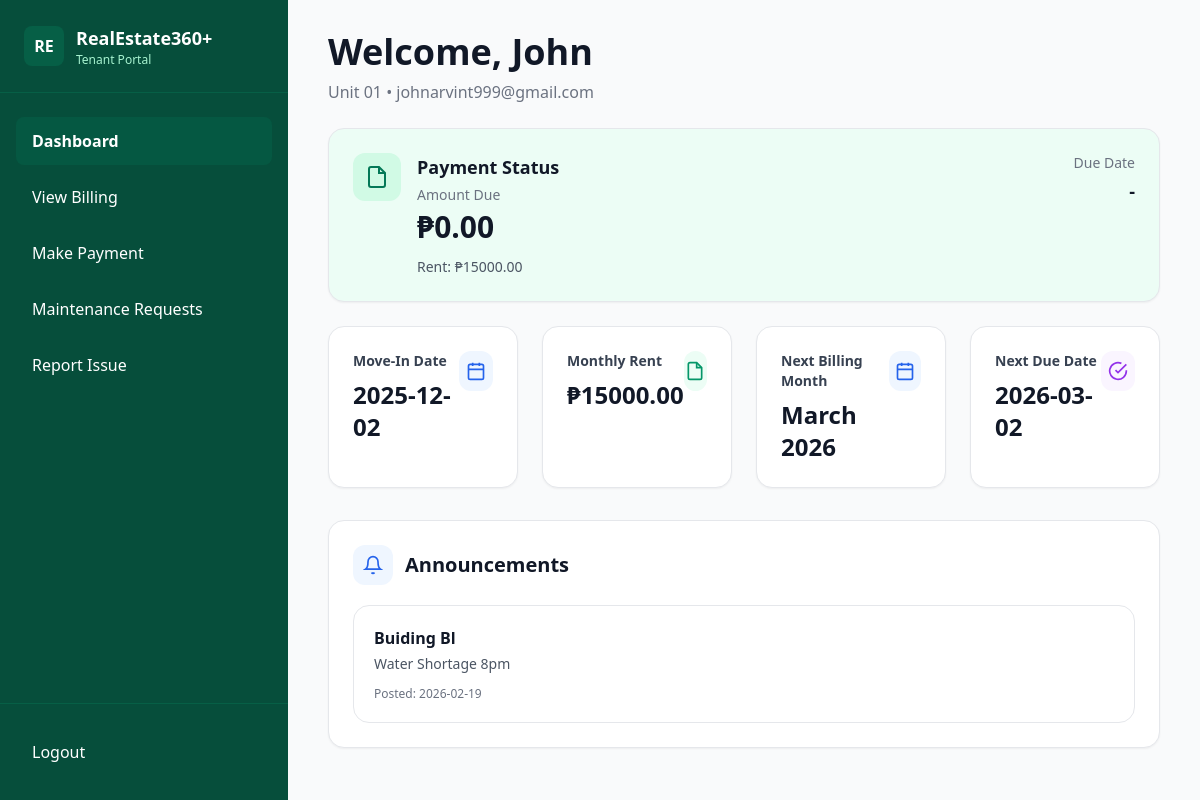
Page /tenant/ (signed in) on the committed database.
### accounts/models.py (models this page shows)
class User(AbstractUser):
    class Role(models.TextChoices):
        ADMIN = "ADMIN", "Admin"
        TENANT = "TENANT", "Tenant"
    role = models.CharField(max_length=10, choices=Role.choices, default=Role.TENANT)
    email = models.EmailField(unique=True)
    username = models.CharField(max_length=150, unique=True)  # keep for Django admin
    REQUIRED_FIELDS = ["username"]
    USERNAME_FIELD = "email"

### rentals/models.py (models this page shows, shortened)
class Lease(models.Model):
    tenant = models.ForeignKey(settings.AUTH_USER_MODEL, on_delete=models.CASCADE, limit_choices_to={"role": "TENANT"})
    unit = models.OneToOneField(Unit, on_delete=models.PROTECT)  # one active tenant per unit
    monthly_rent = models.DecimalField(max_digits=10, decimal_places=2)
    due_day = models.PositiveSmallIntegerField(default=5)  # e.g. due every 5th
    start_date = models.DateField()
    is_active = models.BooleanField(default=True)

class Unit(models.Model):
    number = models.CharField(max_length=10, unique=True)
    is_active = models.BooleanField(default=True)

### billing/models.py (models this page shows, shortened)
class MonthlyBill(models.Model):
    STATUS_CHOICES = [
        ("UNPAID", "Unpaid"),
        ("PAID", "Paid"),
    ]
    lease = models.ForeignKey("rentals.Lease", on_delete=models.CASCADE, related_name="monthly_bills")
    billing_month = models.DateField()  # recommended: month-start date (e.g., 2026-02-01)
    due_date = models.DateField(null=True, blank=True)
    base_rent = models.DecimalField(max_digits=12, decimal_places=2, default=0)
    water_amount = models.DecimalField(max_digits=12, decimal_places=2, default=0)
    interest = models.DecimalField(max_digits=12, decimal_places=2, default=0)
    total_due = models.DecimalField(max_digits=12, decimal_places=2, default=0)
    status = models.CharField(max_length=10, choices=STATUS_CHOICES, default="UNPAID")
    paid_at = models.DateTimeField(null=True, blank=True)
    payment_reference = models.CharField(max_length=80, blank=True, default="")
    class Meta:
        unique_together = ("lease", "billing_month")
        ordering = ("-billing_month",)

### announcements/models.py (models this page shows, shortened)
class Announcement(models.Model):
    title = models.CharField(max_length=150)
    body = models.TextField()
    is_active = models.BooleanField(default=True)
    created_by = models.ForeignKey(settings.AUTH_USER_MODEL, on_delete=models.SET_NULL, null=True)
    created_at = models.DateTimeField(auto_now_add=True)

### rentals/views.py (the view)
# urls.py: path("", views.tenant_dashboard, name="tenant_dashboard"),
@login_required
def tenant_dashboard(request):
    user = request.user
    profile = TenantProfile.objects.filter(user=user).first()
    lease = Lease.objects.filter(tenant=user, is_active=True).select_related("unit").first()
    announcements = Announcement.objects.filter(is_active=True).order_by("-created_at")[:5]
    current_bill = None
    next_billing_month = None
    next_due_date = None
    if lease:
        ensure_bills_since_move_in(lease)
        this_month = month_start(date.today())
        current_bill = (
            MonthlyBill.objects
            .filter(lease=lease, status="UNPAID")
            .order_by("billing_month")
            .first()
        )
        if current_bill:
            current_bill = get_or_update_monthly_bill(lease, current_bill.billing_month)
        next_billing_month = add_months(this_month, 1)
        ensure_bills_up_to(lease, next_billing_month)
        next_bill = MonthlyBill.objects.filter(lease=lease, billing_month=next_billing_month).first()
        if next_bill:
            next_bill = get_or_update_monthly_bill(lease, next_billing_month)
            next_due_date = next_bill.due_date
    return render(
        request,
        "rentals/tenant_dashboard.html",
        {
            "profile": profile,
            "lease": lease,
            "announcements": announcements,
            "current_bill": current_bill,
            "next_billing_month": next_billing_month,
            "next_due_date": next_due_date,
        },
    )

### billing/services.py (called while the page is built)
def month_start(d: date) -> date:
    return date(d.year, d.month, 1)

def add_months(d: date, months: int) -> date:
    y = d.year + (d.month - 1 + months) // 12
    m = (d.month - 1 + months) % 12 + 1
    return date(y, m, 1)

def months_between(start: date, end: date):
    y, m = start.year, start.month
    while (y, m) <= (end.year, end.month):
        yield date(y, m, 1)
        m += 1
        if m == 13:
            m = 1
            y += 1

def due_date_for_month(year: int, month: int, due_day: int) -> date:
    last_day = calendar.monthrange(year, month)[1]
    day = min(due_day, last_day)
    return date(year, month, day)

def compute_weekly_interest(base_rent: Decimal, due_date: date, today: date) -> tuple[Decimal, bool, int]:
    if today <= due_date:
        return Decimal("0.00"), False, 0
    days_late = (today - due_date).days
    weeks_late = (days_late // 7) + 1
    interest = (base_rent * WEEKLY_LATE_INTEREST_RATE * weeks_late).quantize(Decimal("0.01"))
    return interest, True, weeks_late

def get_water_amount_for_month(unit, billing_month: date) -> Decimal:
    wb = WaterBill.objects.filter(
        unit=unit,
        period_start__year=billing_month.year,
        period_start__month=billing_month.month,
        status="POSTED",
    ).first()
    return wb.total_amount if wb else Decimal("0.00")

def ensure_bills_since_move_in(lease, today: date | None = None):
    if lease is None:
        return
    if today is None:
        today = date.today()
    start = month_start(lease.start_date)
    end = month_start(today)
    for m in months_between(start, end):
        get_or_update_monthly_bill(lease, m, today=today)

def ensure_bills_up_to(lease, end_month: date, today: date | None = None):
    if lease is None:
        return
    if today is None:
        today = date.today()
    start = month_start(lease.start_date)
    end = month_start(end_month)
    for m in months_between(start, end):
        get_or_update_monthly_bill(lease, m, today=today)

### water/models.py (called while the page is built)
    @property
    def consumption(self):
        val = (self.curr_reading or 0) - (self.prev_reading or 0)
        return val if val > 0 else Decimal("0.00")

    @property
    def consumption_amount(self):
        return (self.consumption * (self.rate_per_cu_m or 0)).quantize(Decimal("0.01"))

    @property
    def charges_total(self):
        total = Decimal("0.00")
        for c in self.charges.all():
            total += (c.amount or 0)
        return total.quantize(Decimal("0.01"))

### templates/rentals/tenant_dashboard.html (shortened to what this page needs)
{% extends "base.html" %}
{% block content %}
<div class="min-h-screen flex bg-gray-50">
  <aside class="w-72 bg-emerald-900 text-white flex flex-col">
    <div class="px-6 py-6 border-b border-emerald-800">
      <div class="flex items-center gap-3">
        <div class="w-10 h-10 rounded-lg bg-emerald-800 flex items-center justify-center font-bold">
          RE
        </div>
        <div>
          <div class="text-lg font-bold">RealEstate360+</div>
          <div class="text-xs text-emerald-200">Tenant Portal</div>
        </div>
      </div>
    </div>
    <nav class="px-4 py-6 space-y-2 flex-1">
      <a href="{% url 'tenant_dashboard' %}"
         class="block px-4 py-3 rounded-lg bg-emerald-800/60 hover:bg-emerald-800 transition font-semibold">
        Dashboard
      </a>
      <a href="{% url 'tenant_billing' %}" class="block px-4 py-3 rounded-lg hover:bg-emerald-800/40 transition">
        View Billing
      </a>
      <a href="{% url 'tenant_pay_advance' %}"
         class="block px-4 py-3 rounded-lg hover:bg-emerald-800/40 transition">
        Make Payment
      </a>
      <a href="{% url 'maintenance_list' %}"
         class="block px-4 py-3 rounded-lg hover:bg-emerald-800/40 transition">
        Maintenance Requests
      </a>
      <a href="{% url 'report_issue' %}"
         class="block px-4 py-3 rounded-lg hover:bg-emerald-800/40 transition">
        Report Issue
      </a>
    </nav>
    <div class="px-4 py-6 border-t border-emerald-800">
      <form method="post" action="{% url 'logout' %}">
        <button type="submit"
                class="w-full text-left px-4 py-3 rounded-lg hover:bg-emerald-800/40 transition">
          Logout
        </button>
      </form>
    </div>
  </aside>
  <main class="flex-1 px-10 py-8">
    <div class="mb-6">
      <h1 class="text-4xl font-extrabold text-gray-900">
        Welcome,
        {% if profile and profile.full_name %}
          {{ profile.full_name }}
        {% else %}
          {{ request.user.username }}
        {% endif %}
      </h1>
      <p class="text-gray-500 mt-2">
        {% if lease %}
          Unit {{ lease.unit.number }} • {{ request.user.email }}
        {% else %}
          No unit assigned • {{ request.user.email }}
        {% endif %}
      </p>
    </div>
    <div class="rounded-2xl border bg-emerald-50 p-6 shadow-sm">
      <div class="flex items-start gap-4">
        <div class="w-12 h-12 rounded-xl bg-emerald-100 flex items-center justify-center">
          <svg xmlns="http://www.w3.org/2000/svg" class="w-6 h-6 text-emerald-700" viewBox="0 0 24 24" fill="none" stroke="currentColor" stroke-width="2">
            <path d="M14 2H6a2 2 0 0 0-2 2v16a2 2 0 0 0 2 2h12a2 2 0 0 0 2-2V8z"></path>
            <path d="M14 2v6h6"></path>
          </svg>
        </div>
        <div class="flex-1">
          <div class="flex items-start justify-between gap-6">
            <div>
              {% if current_payment and current_payment.status == "PAID" %}
                <h2 class="text-lg font-bold text-gray-900">Payment Received</h2>
              {% else %}
                <h2 class="text-lg font-bold text-gray-900">Payment Status</h2>
              {% endif %}
              <p class="text-sm text-gray-500 mt-1">Amount Due</p>
              <div class="text-3xl font-extrabold text-gray-900 mt-1">
                {% if current_balance %}
                  ₱{{ current_balance.total_due }}
                {% else %}
                  ₱0.00
                {% endif %}
              </div>
              {% if lease %}
                <div class="mt-3 text-sm text-gray-600">
                  Rent: ₱{{ lease.monthly_rent }}
                </div>
              {% endif %}
            </div>
            <div class="text-right">
              <p class="text-sm text-gray-500">Due Date</p>
              <p class="text-lg font-bold text-gray-900 mt-1">
                {% if current_balance %}
                  {{ current_balance.due_date|date:"Y-m-d" }}
                {% else %}
                  -
                {% endif %}
              </p>
            </div>
          </div>
        </div>
      </div>
    </div>
    <div class="mt-6 grid grid-cols-1 md:grid-cols-4 gap-6">
      <div class="bg-white rounded-2xl border shadow-sm p-6">
        <div class="flex items-start justify-between">
          <div>
            <p class="text-sm font-semibold text-gray-700">Move-In Date</p>
            <p class="text-2xl font-extrabold text-gray-900 mt-2">
              {% if lease %}
                {{ lease.start_date|date:"Y-m-d" }}
              {% else %}
                -
              {% endif %}
            </p>
          </div>
          <div class="w-10 h-10 rounded-xl bg-blue-50 flex items-center justify-center">
            <svg xmlns="http://www.w3.org/2000/svg" class="w-5 h-5 text-blue-600" viewBox="0 0 24 24" fill="none" stroke="currentColor" stroke-width="2">
              <rect x="3" y="4" width="18" height="18" rx="2"></rect>
              <path d="M16 2v4M8 2v4M3 10h18"></path>
            </svg>
          </div>
        </div>
      </div>
      <div class="bg-white rounded-2xl border shadow-sm p-6">
        <div class="flex items-start justify-between">
          <div>
            <p class="text-sm font-semibold text-gray-700">Monthly Rent</p>
            <p class="text-2xl font-extrabold text-gray-900 mt-2">
              {% if lease %}
                ₱{{ lease.monthly_rent }}
              {% else %}
                -
              {% endif %}
            </p>
          </div>
          <div class="w-10 h-10 rounded-xl bg-emerald-50 flex items-center justify-center">
            <svg xmlns="http://www.w3.org/2000/svg" class="w-5 h-5 text-emerald-600" viewBox="0 0 24 24" fill="none" stroke="currentColor" stroke-width="2">
              <path d="M14 2H6a2 2 0 0 0-2 2v16a2 2 0 0 0 2 2h12a2 2 0 0 0 2-2V8z"></path>
              <path d="M14 2v6h6"></path>
            </svg>
          </div>
        </div>
      </div>
      <div class="bg-white rounded-2xl border shadow-sm p-6">
        <div class="flex items-start justify-between">
          <div>
            <p class="text-sm font-semibold text-gray-700">Next Billing Month</p>
            <p class="text-2xl font-extrabold text-gray-900 mt-2">
              {% if next_billing_month %}
                {{ next_billing_month|date:"F Y" }}
              {% else %}
                -
              {% endif %}
            </p>
          </div>
          <div class="w-10 h-10 rounded-xl bg-blue-50 flex items-center justify-center">
            <svg xmlns="http://www.w3.org/2000/svg" class="w-5 h-5 text-blue-600" viewBox="0 0 24 24" fill="none" stroke="currentColor" stroke-width="2">
              <rect x="3" y="4" width="18" height="18" rx="2"></rect>
              <path d="M16 2v4M8 2v4M3 10h18"></path>
            </svg>
          </div>
        </div>
      </div>
      <div class="bg-white rounded-2xl border shadow-sm p-6">
        <div class="flex items-start justify-between">
          <div>
            <p class="text-sm font-semibold text-gray-700">Next Due Date</p>
            <p class="text-2xl font-extrabold text-gray-900 mt-2">
              {% if next_due_date %}
                {{ next_due_date|date:"Y-m-d" }}
              {% else %}
                -
              {% endif %}
            </p>
          </div>
          <div class="w-10 h-10 rounded-xl bg-purple-50 flex items-center justify-center">
            <svg xmlns="http://www.w3.org/2000/svg" class="w-5 h-5 text-purple-600" viewBox="0 0 24 24" fill="none" stroke="currentColor" stroke-width="2">
              <path d="M22 11.08V12a10 10 0 1 1-5.93-9.14"></path>
              <path d="M22 4 12 14.01l-3-3"></path>
            </svg>
          </div>
        </div>
      </div>
    </div>
    <div class="mt-8 bg-white rounded-2xl border shadow-sm p-6">
      <div class="flex items-center gap-3 mb-5">
        <div class="w-10 h-10 rounded-xl bg-blue-50 flex items-center justify-center">
          <svg xmlns="http://www.w3.org/2000/svg" class="w-5 h-5 text-blue-600" viewBox="0 0 24 24" fill="none" stroke="currentColor" stroke-width="2">
            <path d="M18 8a6 6 0 0 0-12 0c0 7-3 9-3 9h18s-3-2-3-9"></path>
            <path d="M13.73 21a2 2 0 0 1-3.46 0"></path>
          </svg>
        </div>
        <h2 class="text-xl font-bold text-gray-900">Announcements</h2>
      </div>
      <div class="space-y-4">
        {% for a in announcements %}
          <div class="rounded-2xl border p-5 bg-white">
            <h3 class="font-bold text-gray-900">{{ a.title }}</h3>
            <p class="text-sm text-gray-600 mt-1">{{ a.body }}</p>
            <div class="text-xs text-gray-500 mt-3">
              Posted: {{ a.created_at|date:"Y-m-d" }}
            </div>
          </div>
        {% empty %}
          <p class="text-gray-500">No announcements.</p>
        {% endfor %}
      </div>
    </div>
  </main>
</div>
{% endblock %}

### rows in the picture
User: user.username "John", user.email "johnarvint999@gmail.com"
Lease: unit.number "01", monthly_rent "15000.00", start_date "2025-12-02"
MonthlyBill: due_date "2026-03-02"
Announcement: title "Buiding Bl", body "Water Shortage 8pm", created_at "2026-02-19"

### other values in the picture
{{ next_billing_month|date:"F Y" }} "March 2026"
